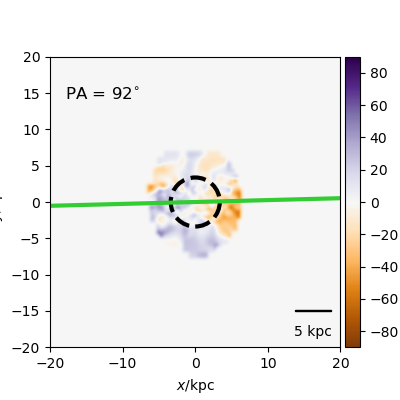

Here is the Python script that generated this plot:
#galaxy 330 Ray's stellar velocity code
import pynbody
import numpy as np
import pynbody.plot.sph as sph
import matplotlib.pyplot as plt
from pynbody_velmaps.scripts.plot_manga_velmaps import *
from pynbody_velmaps.position_angles import *

filename='/mnt/data0/jillian/gguaman/r330/cosmo25p.768sg1bwK1BHe75.007779'
#filename = '/mnt/data0/jillian/gguaman/r330/r330.007779.tipsy'
redshift=0.01
image_width=40

stellar_map, stellar_pa, ax = plot_manga_map(filename, redshift, "star", weights="mass", image_width=image_width, orientation="sideon", cmap='PuOr', vmin=-90, vmax=90)

#plt.show()
plt.savefig("galaxy330_StelVelR.png")
